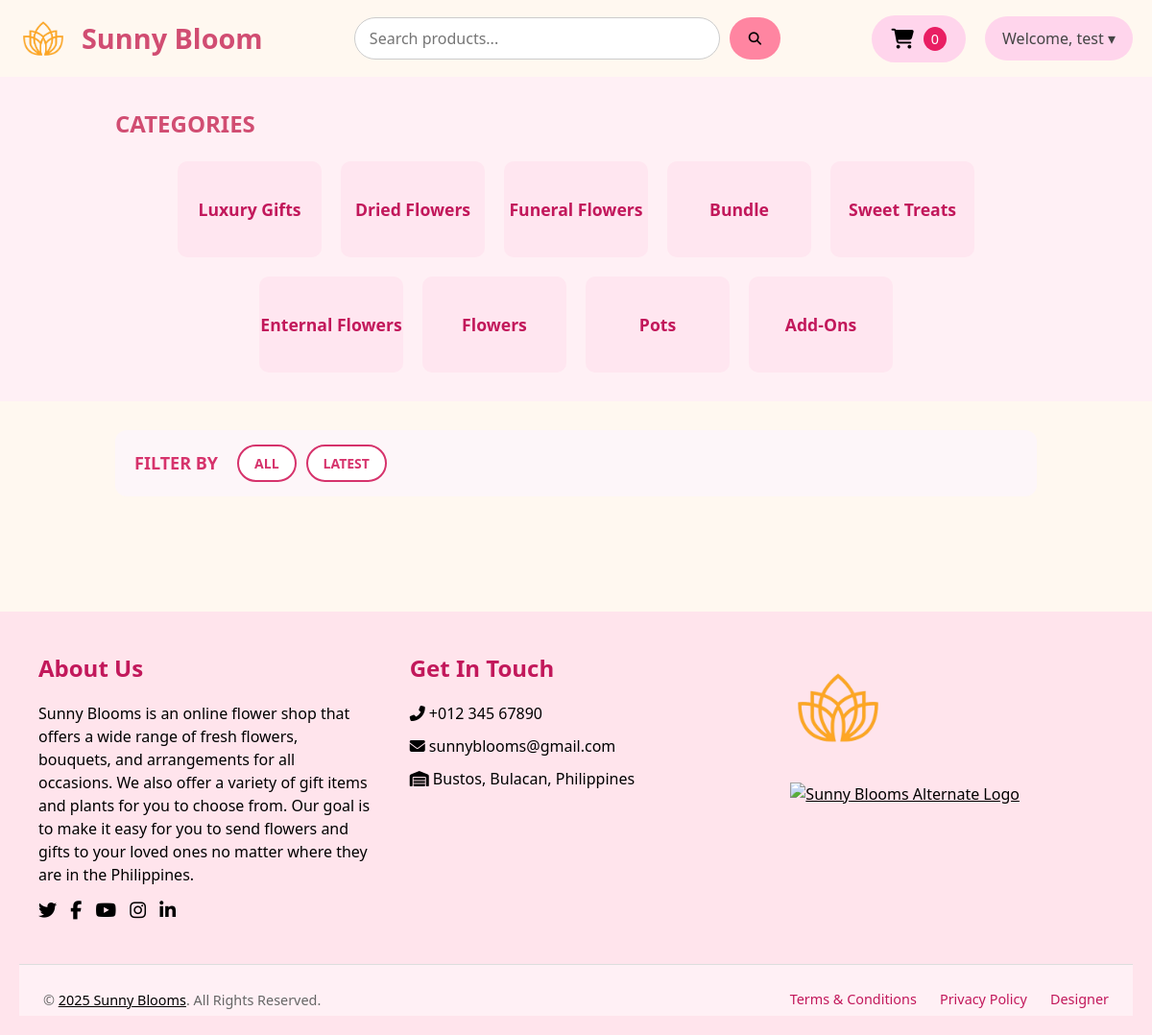
/php/product-category.php (signed in), run on the app's committed database.
### tables this page shows
CREATE TABLE `design_settings` (
  `id` int(11) NOT NULL,
  `background_color` varchar(255) DEFAULT NULL,
  `font_color` varchar(255) DEFAULT NULL,
  `shop_name` varchar(255) DEFAULT NULL,
  `logo_path` varchar(255) DEFAULT NULL,
  `image_one_path` varchar(255) DEFAULT NULL,
  `image_two_path` varchar(255) DEFAULT NULL,
  `image_three_path` varchar(255) DEFAULT NULL
);

CREATE TABLE `category` (
  `id` int(11) NOT NULL,
  `category` varchar(50) NOT NULL,
  `product_count` int(11) DEFAULT 0
);

### php/product-category.php (the view, shortened to what this page needs)
<?php
require 'connection.php';
if (isset($_SESSION['user_name'])) {
    $userName = $_SESSION['user_name'];
} else {
    header("Location: http://localhost/flowershop/php/customer-landing-page.php");
    exit;
}
$sqlGetSettings = "SELECT * FROM design_settings WHERE id = 1";
$resultSettings = $conn->query($sqlGetSettings);
if ($resultSettings->num_rows > 0) {
    while ($row = $resultSettings->fetch_assoc()) {
        $shopName = $row["shop_name"];
        $logoPath = $row["logo_path"];
    }
} else {
    echo "0 results";
}
?>
<!DOCTYPE html>
<html lang="en">
<head>
    <link rel="stylesheet" href="https://cdnjs.cloudflare.com/ajax/libs/font-awesome/6.4.2/css/all.min.css" />
    <link rel="stylesheet" href="../css/product-category.css" />
</head>
<body>
<header class="header">
  <a href="customer-dashboard.php?user=<?= htmlspecialchars($userName) ?>" class="container-header">
    <img class="logo" src="../img/<?= htmlspecialchars(basename($logoPath)) ?>" alt="Sunny Blooms Logo" />
    <label class="shop"><?= htmlspecialchars($shopName) ?></label>
  </a>
  <div class="content-search">
    <input type="text" class="search-bar" placeholder="Search products..." />
    <button class="search-button">
      <i class="fa-solid fa-magnifying-glass"></i>
    </button>
  </div>
  <div class="header-right">
    <a href="cart.php?user=<?= urlencode($userName) ?>" class="cart-link">
      <button class="cart-button">
        <i class="fas fa-shopping-cart"></i>
        <?php
          $userQuery = "SELECT id FROM users WHERE name = ?";
          $stmt = mysqli_prepare($conn, $userQuery);
          mysqli_stmt_bind_param($stmt, "s", $userName);
          mysqli_stmt_execute($stmt);
          $userResult = mysqli_stmt_get_result($stmt);
          $userRow = mysqli_fetch_assoc($userResult);
          $user_id = $userRow['id'] ?? 0;
          $cartQuery = "SELECT COUNT(*) AS count FROM cart WHERE user_id = ?";
          $cartStmt = mysqli_prepare($conn, $cartQuery);
          mysqli_stmt_bind_param($cartStmt, "i", $user_id);
          mysqli_stmt_execute($cartStmt);
          $cartResult = mysqli_stmt_get_result($cartStmt);
          $cartCount = mysqli_fetch_assoc($cartResult)['count'] ?? 0;
          echo "<span class='cart-number'>$cartCount</span>";
        ?>
      </button>
    </a>
    <nav class="nav-right">
      <div class="dropdown">
        <button class="dropbtn">Welcome, <?= htmlspecialchars($userName) ?> &#9662;</button>
      </div>
    </nav>
  </div>
</header>
      <section class="content-categories">
    <div class="categories-title"><p>CATEGORIES</p></div>
    <div class="containers-category">
                    <?php
                    require 'connection.php';
                    $query = "SELECT * FROM category";
                    $result = mysqli_query($conn, $query);
                    while ($row = mysqli_fetch_assoc($result)) {
                        $categoryLink = "product-category.php?category=" . urlencode($row['category']) . "&user=" . urlencode($userName);
                        echo "<a class='category-link' href='$categoryLink'>";
                        echo "<div class='categories'>";
                        echo "<div class='category-title'>";
                        echo "<span>{$row['category']}</span>";
                        echo "</div>";
                        echo "</div>";
                        echo "</a>";
                    }
                    ?>
                </div>
        </section>
<section class="daily-discover-content" id="product">
  <div class="daily-discover-title">
    <label>FILTER BY</label>
    <a href="product-category.php?category=<?= urlencode($_GET['category']) ?>&filter=all&user=<?= $userName ?>">
      <button name="all">ALL</button>
    </a>
    <a href="product-category.php?category=<?= urlencode($_GET['category']) ?>&filter=latest&user=<?= $userName ?>">
      <button name="latest">LATEST</button>
    </a>
  </div>
</section>
</body>
</html>
<?php
include ('footer.php');
?>

### css/product-category.css (style rules this page uses)
* { margin: 0; padding: 0; box-sizing: border-box; font-family: 'Segoe UI', Tahoma, Geneva, Verdana, sans-serif; }
body { background-color: #fff8f0; color: #333; line-height: 1.6; }
.header { padding: 15px 20px; display: flex; align-items: center; justify-content: space-between; box-shadow: 0 2px 4px rgba(0, 0, 0, 0.1); }
.container-header { display: flex; align-items: center; gap: 15px; text-decoration: none; }
.logo { width: 50px; height: 50px; }
.shop { font-size: 1.8rem; font-weight: bold; color: #d14d72; }
.content-search { flex: 1; display: flex; justify-content: center; gap: 10px; }
.search-bar { width: 60%; padding: 10px 15px; border-radius: 25px; border: 1px solid #ccc; outline: none; font-size: 1rem; transition: 0.3s ease; }
.search-button { padding: 10px 20px; border-radius: 25px; border: none; background-color: #ff85a1; color: #fff; cursor: pointer; transition: background-color 0.3s ease; }
.header-right { display: flex; align-items: center; gap: 20px; }
.cart-button { background-color: #ffd5ec; border: none; padding: 12px 20px; border-radius: 999px; cursor: pointer; font-size: 1.1rem; display: flex; align-items: center; gap: 10px; }
.cart-button i { font-size: 1.3rem; }
.cart-link { text-decoration: none; color: inherit; }
.cart-number { background-color: #e91e63; color: white; padding: 3px 8px; font-size: 0.9rem; border-radius: 50%; }
.nav-right { display: flex; align-items: center; }
.dropdown { position: relative; display: inline-block; }
.dropbtn { background-color: #ffd5ec; color: #444; padding: 12px 18px; border: none; border-radius: 30px; font-size: 1rem; cursor: pointer; }
.content-categories { padding: 30px 10%; background-color: #fff0f5; }
.category-link { text-decoration: none; color: inherit; }
.categories-title p { font-size: 1.5rem; font-weight: bold; margin-bottom: 20px; color: #d14d72; }
.containers-category { display: flex; flex-wrap: wrap; gap: 20px; justify-content: center; }
.categories { width: 150px; height: 100px; background-color: #ffe6f0; border-radius: 10px; display: flex; justify-content: center; align-items: center; transition: transform 0.2s ease; cursor: pointer; }
.category-title span { font-size: 1.1rem; font-weight: 600; color: #c2185b; }
.daily-discover-content { padding: 30px 10%; background-color: #fff8f0; }
.daily-discover-title { display: flex; align-items: center; gap: 10px; padding: 15px 20px; background-color: #fdf6f9; border-radius: 12px; margin-bottom: 20px; flex-wrap: wrap; justify-content:flex-start; }
.daily-discover-title label { font-size: 18px; font-weight: bold; color: #d6336c; margin-right: 10px; }
.daily-discover-title a { text-decoration: none; }
.daily-discover-title button { padding: 8px 16px; background-color: #fff; color: #d6336c; border: 2px solid #d6336c; border-radius: 25px; font-size: 14px; font-weight: 600; cursor: pointer; transition: all 0.3s ease; }

### data on the page
design_settings: logo_path (picture), shop_name "Sunny Bloom"
category: category "Luxury Gifts"
category: category "Dried Flowers"
category: category "Funeral Flowers"
category: category "Bundle"
category: category "Sweet Treats"
category: category "Enternal Flowers"
category: category "Flowers"
category: category "Pots"
category: category "Add-Ons"

### other printed values
$cartCount "0"
$userName "test"
